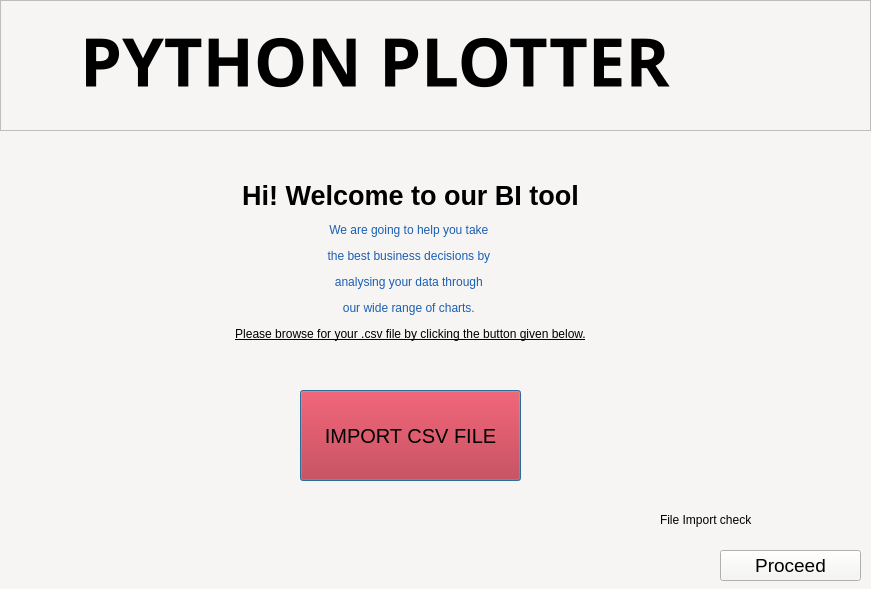
<?xml version="1.0" encoding="UTF-8"?>
<ui version="4.0">
 <class>Plotter</class>
 <widget class="QDialog" name="Plotter">
  <property name="geometry">
   <rect>
    <x>0</x>
    <y>0</y>
    <width>871</width>
    <height>589</height>
   </rect>
  </property>
  <property name="windowTitle">
   <string>Dialog</string>
  </property>
  <property name="styleSheet">
   <string notr="true">background-color: rgb(246, 245, 244);</string>
  </property>
  <widget class="QColumnView" name="columnView_2">
   <property name="geometry">
    <rect>
     <x>0</x>
     <y>0</y>
     <width>871</width>
     <height>131</height>
    </rect>
   </property>
  </widget>
  <widget class="QLabel" name="label">
   <property name="geometry">
    <rect>
     <x>80</x>
     <y>20</y>
     <width>701</width>
     <height>81</height>
    </rect>
   </property>
   <property name="font">
    <font>
     <family>dsrom10</family>
     <pointsize>50</pointsize>
     <weight>75</weight>
     <bold>true</bold>
    </font>
   </property>
   <property name="text">
    <string>PYTHON PLOTTER</string>
   </property>
  </widget>
  <widget class="QPushButton" name="importing">
   <property name="geometry">
    <rect>
     <x>300</x>
     <y>390</y>
     <width>221</width>
     <height>91</height>
    </rect>
   </property>
   <property name="font">
    <font>
     <pointsize>15</pointsize>
    </font>
   </property>
   <property name="styleSheet">
    <string notr="true">background-color: rgb(192, 28, 40);</string>
   </property>
   <property name="text">
    <string>IMPORT CSV FILE</string>
   </property>
  </widget>
  <widget class="QPushButton" name="proceed">
   <property name="geometry">
    <rect>
     <x>720</x>
     <y>550</y>
     <width>141</width>
     <height>31</height>
    </rect>
   </property>
   <property name="font">
    <font>
     <pointsize>14</pointsize>
    </font>
   </property>
   <property name="text">
    <string>Proceed</string>
   </property>
  </widget>
  <widget class="QLabel" name="label_5">
   <property name="geometry">
    <rect>
     <x>660</x>
     <y>510</y>
     <width>181</width>
     <height>19</height>
    </rect>
   </property>
   <property name="text">
    <string>File Import check</string>
   </property>
  </widget>
  <widget class="QLabel" name="label_2">
   <property name="geometry">
    <rect>
     <x>20</x>
     <y>140</y>
     <width>781</width>
     <height>241</height>
    </rect>
   </property>
   <property name="text">
    <string>&lt;html&gt;&lt;head/&gt;&lt;body&gt;&lt;p align=&quot;center&quot;&gt;&lt;span style=&quot; font-size:20pt; font-weight:600;&quot;&gt;Hi! Welcome to our BI tool&lt;/span&gt;&lt;/p&gt;&lt;p align=&quot;center&quot;&gt;&lt;span style=&quot; color:#1a5fb4;&quot;&gt;We are going to help you take &lt;/span&gt;&lt;/p&gt;&lt;p align=&quot;center&quot;&gt;&lt;span style=&quot; color:#1a5fb4;&quot;&gt;the best business decisions by &lt;/span&gt;&lt;/p&gt;&lt;p align=&quot;center&quot;&gt;&lt;span style=&quot; color:#1a5fb4;&quot;&gt;analysing your data through &lt;/span&gt;&lt;/p&gt;&lt;p align=&quot;center&quot;&gt;&lt;span style=&quot; color:#1a5fb4;&quot;&gt;our wide range of charts. &lt;/span&gt;&lt;/p&gt;&lt;p align=&quot;center&quot;&gt;&lt;span style=&quot; text-decoration: underline;&quot;&gt;Please browse for your .csv file by clicking the button given below.&lt;/span&gt;&lt;/p&gt;&lt;/body&gt;&lt;/html&gt;</string>
   </property>
  </widget>
 </widget>
 <resources/>
 <connections/>
</ui>
